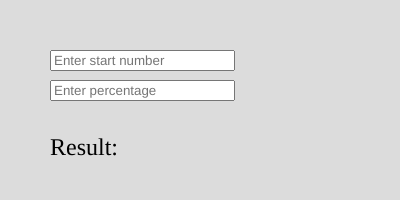
Frame 1 (no input)
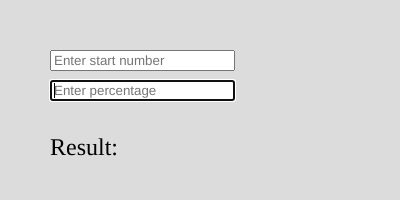
Frame 2 (the mouse pressed at the canvas centre, redrawn once)

The p5.js sketch that drew these frames (run headless with seeded random() and noise() and a simulated clock; the mouse was pressed at the canvas centre and the sketch redrawn once):

// p5.js sketch
// ── sketch.js
let startInput, percentageInput, resultText;

function setup() {
  createCanvas(400, 200);
  background(220);

  startInput = createInput();
  startInput.position(50, 50);
  startInput.attribute('placeholder', 'Enter start number');
  startInput.input(calculateResult);

  percentageInput = createInput();
  percentageInput.position(50, 80);
  percentageInput.attribute('placeholder', 'Enter percentage');
  percentageInput.input(calculateResult);

  resultText = createP('Result:');
  resultText.position(50, 110);
  resultText.style('font-size', '24px');
}

function calculateResult() {
  let start = parseFloat(startInput.value());
  let percentage = parseFloat(percentageInput.value());

  if (!isNaN(start) && !isNaN(percentage)) {
    let result = start + (start * (percentage / 100));
    resultText.html('Result: ' + result.toFixed(2));
  } else {
    resultText.html('Result: Invalid input');
  }
}

function draw() {
  noLoop(); // Don't continuously redraw the canvas
}
